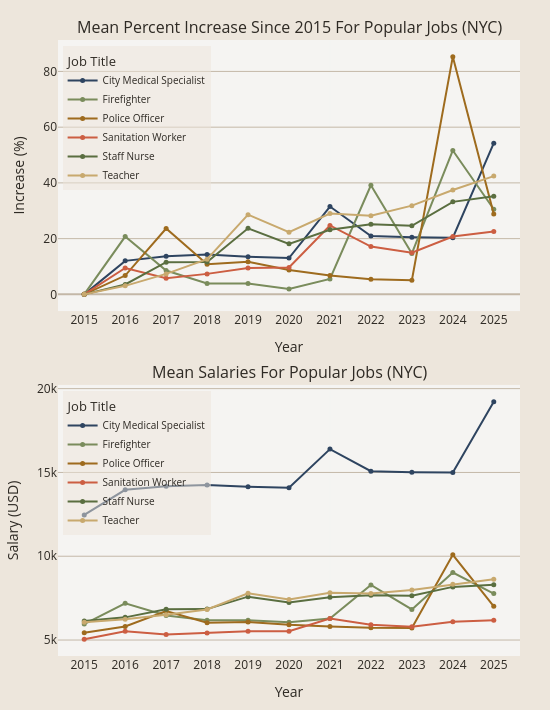

Here is the notebook cell this chart was saved with:
### Code cell
focus_jobs = ['City Medical Specialist', 'Firefighter', 'Police Officer', 'Sanitation Worker', 'Staff Nurse', 'Teacher']

fig = make_subplots(rows=2, cols=1, vertical_spacing=0.12,
                    subplot_titles=('Mean Percent Increase Since 2015 For Popular Jobs (NYC)', 
                                    'Mean Salaries For Popular Jobs (NYC)',))

for i, job in enumerate(focus_jobs):
    fig.append_trace(go.Scatter(x=focus_jobs_df[focus_jobs_df["Job Title"] == job]['Year'], 
                                y=focus_jobs_df[focus_jobs_df["Job Title"] == job]['Percent Increase'],
                mode='lines+markers',
                name=job,
                legendgroup="pct increase",
                legendgrouptitle_text="Job Title",
                marker=dict(color=earth_tone_colors[i], size=5), 
                line=dict(color=earth_tone_colors[i], width=2),
                ), row=1, col=1)

    fig.append_trace(go.Scatter(x=focus_jobs_df[focus_jobs_df["Job Title"] == job]['Year'], 
                                y=focus_jobs_df[focus_jobs_df["Job Title"] == job]['Average Salary'],
                mode='lines+markers',
                name=job,
                legendgroup="salary",
                legendgrouptitle_text="Job Title",
                legend='legend2',
                marker=dict(color=earth_tone_colors[i], size=5), 
                line=dict(color=earth_tone_colors[i], width=2),
                ), row=2, col=1)

fig.update_xaxes(tickmode = 'array', tickvals = np.linspace(2015, 2026, 12), gridcolor='#f5f4f2', title_text="Year")
fig.update_yaxes(gridcolor='#c4b8a8', zerolinecolor='#c4b8a8')
fig.update_yaxes(title_text='Increase (%)', row=1, col=1)
fig.update_yaxes(title_text='Salary (USD)', row=2, col=1)
fig.update_layout(width=550, height=710, margin=dict(t=40, b=50, l=50, r=30),
                  hovermode="x unified",
                  paper_bgcolor='#ede6dc',
                  plot_bgcolor='#f5f4f2',
                  font_color='#2e2a24',
                  legend=dict(groupclick="toggleitem", 
                              font=dict(size=10),
                              yanchor="top",
                              y=0.99,
                              xanchor="left",
                              x=0.01,
                              bgcolor='rgba(237, 230, 220, 0.5)'),
                  legend2=dict(groupclick="toggleitem", 
                               font=dict(size=10),
                            #    y=0.19
                               yanchor="top",
                               y=0.43,
                               xanchor="left",
                               x=0.01,
                               bgcolor='rgba(237, 230, 220, 0.5)'),
                  )

fig.write_html("visualizations/pop_jobs_salaries_and_increase.html")
fig.show()

### Figure 1 — Plotly figure (JSON) as saved in the notebook; plotly's stock layout.template omitted (floating-point values rounded to 4 significant figures)
{"data": [{"legendgroup": "pct increase", "legendgrouptitle": {"text": "Job Title"}, "line": {"color": "#2e4460", "width": 2}, "marker": {"color": "#2e4460", "size": 5}, "mode": "lines+markers", "name": "City Medical Specialist", "type": "scatter", "x": [2015, 2016, 2017, 2018, 2019, 2020, 2021, 2022, 2023, 2024, 2025], "xaxis": "x", "y": [0.0, 12.02, 13.68, 14.3, 13.52, 13.02, 31.51, 20.95, 20.49, 20.32, 54.24], "yaxis": "y"}, {"legend": "legend2", "legendgroup": "salary", "legendgrouptitle": {"text": "Job Title"}, "line": {"color": "#2e4460", "width": 2}, "marker": {"color": "#2e4460", "size": 5}, "mode": "lines+markers", "name": "City Medical Specialist", "type": "scatter", "x": [2015, 2016, 2017, 2018, 2019, 2020, 2021, 2022, 2023, 2024, 2025], "xaxis": "x2", "y": [12460.0, 13960.0, 14170.0, 14250.0, 14150.0, 14090.0, 16390.0, 15070.0, 15020.0, 15000.0, 19220.0], "yaxis": "y2"}, {"legendgroup": "pct increase", "legendgrouptitle": {"text": "Job Title"}, "line": {"color": "#7a8c5c", "width": 2}, "marker": {"color": "#7a8c5c", "size": 5}, "mode": "lines+markers", "name": "Firefighter", "type": "scatter", "x": [2015, 2016, 2017, 2018, 2019, 2020, 2021, 2022, 2023, 2024, 2025], "xaxis": "x", "y": [0.0, 20.74, 8.56, 3.92, 3.87, 1.9, 5.55, 39.16, 14.67, 51.63, 30.54], "yaxis": "y"}, {"legend": "legend2", "legendgroup": "salary", "legendgrouptitle": {"text": "Job Title"}, "line": {"color": "#7a8c5c", "width": 2}, "marker": {"color": "#7a8c5c", "size": 5}, "mode": "lines+markers", "name": "Firefighter", "type": "scatter", "x": [2015, 2016, 2017, 2018, 2019, 2020, 2021, 2022, 2023, 2024, 2025], "xaxis": "x2", "y": [5954.0, 7188.0, 6463.0, 6187.0, 6184.0, 6066.0, 6284.0, 8285.0, 6827.0, 9027.0, 7772.0], "yaxis": "y2"}, {"legendgroup": "pct increase", "legendgrouptitle": {"text": "Job Title"}, "line": {"color": "#9e6b1e", "width": 2}, "marker": {"color": "#9e6b1e", "size": 5}, "mode": "lines+markers", "name": "Police Officer", "type": "scatter", "x": [2015, 2016, 2017, 2018, 2019, 2020, 2021, 2022, 2023, 2024, 2025], "xaxis": "x", "y": [0.0, 6.75, 23.63, 10.84, 11.73, 8.75, 6.8, 5.39, 5.05, 85.29, 28.88], "yaxis": "y"}, {"legend": "legend2", "legendgroup": "salary", "legendgrouptitle": {"text": "Job Title"}, "line": {"color": "#9e6b1e", "width": 2}, "marker": {"color": "#9e6b1e", "size": 5}, "mode": "lines+markers", "name": "Police Officer", "type": "scatter", "x": [2015, 2016, 2017, 2018, 2019, 2020, 2021, 2022, 2023, 2024, 2025], "xaxis": "x2", "y": [5441.0, 5809.0, 6727.0, 6031.0, 6079.0, 5917.0, 5811.0, 5734.0, 5716.0, 10080.0, 7012.0], "yaxis": "y2"}, {"legendgroup": "pct increase", "legendgrouptitle": {"text": "Job Title"}, "line": {"color": "#cc5e42", "width": 2}, "marker": {"color": "#cc5e42", "size": 5}, "mode": "lines+markers", "name": "Sanitation Worker", "type": "scatter", "x": [2015, 2016, 2017, 2018, 2019, 2020, 2021, 2022, 2023, 2024, 2025], "xaxis": "x", "y": [0.0, 9.46, 5.8, 7.35, 9.44, 9.68, 24.73, 17.16, 14.94, 20.74, 22.58], "yaxis": "y"}, {"legend": "legend2", "legendgroup": "salary", "legendgrouptitle": {"text": "Job Title"}, "line": {"color": "#cc5e42", "width": 2}, "marker": {"color": "#cc5e42", "size": 5}, "mode": "lines+markers", "name": "Sanitation Worker", "type": "scatter", "x": [2015, 2016, 2017, 2018, 2019, 2020, 2021, 2022, 2023, 2024, 2025], "xaxis": "x2", "y": [5042.0, 5519.0, 5334.0, 5413.0, 5518.0, 5530.0, 6289.0, 5907.0, 5796.0, 6088.0, 6181.0], "yaxis": "y2"}, {"legendgroup": "pct increase", "legendgrouptitle": {"text": "Job Title"}, "line": {"color": "#5a6e40", "width": 2}, "marker": {"color": "#5a6e40", "size": 5}, "mode": "lines+markers", "name": "Staff Nurse", "type": "scatter", "x": [2015, 2016, 2017, 2018, 2019, 2020, 2021, 2022, 2023, 2024, 2025], "xaxis": "x", "y": [0.0, 3.54, 11.54, 11.59, 23.69, 18.13, 23.15, 25.14, 24.61, 33.2, 35.22], "yaxis": "y"}, {"legend": "legend2", "legendgroup": "salary", "legendgrouptitle": {"text": "Job Title"}, "line": {"color": "#5a6e40", "width": 2}, "marker": {"color": "#5a6e40", "size": 5}, "mode": "lines+markers", "name": "Staff Nurse", "type": "scatter", "x": [2015, 2016, 2017, 2018, 2019, 2020, 2021, 2022, 2023, 2024, 2025], "xaxis": "x2", "y": [6135.0, 6352.0, 6842.0, 6846.0, 7588.0, 7247.0, 7555.0, 7677.0, 7644.0, 8171.0, 8295.0], "yaxis": "y2"}, {"legendgroup": "pct increase", "legendgrouptitle": {"text": "Job Title"}, "line": {"color": "#c8a96e", "width": 2}, "marker": {"color": "#c8a96e", "size": 5}, "mode": "lines+markers", "name": "Teacher", "type": "scatter", "x": [2015, 2016, 2017, 2018, 2019, 2020, 2021, 2022, 2023, 2024, 2025], "xaxis": "x", "y": [0.0, 3.06, 7.34, 12.62, 28.59, 22.33, 29.0, 28.23, 31.83, 37.45, 42.44], "yaxis": "y"}, {"legend": "legend2", "legendgroup": "salary", "legendgrouptitle": {"text": "Job Title"}, "line": {"color": "#c8a96e", "width": 2}, "marker": {"color": "#c8a96e", "size": 5}, "mode": "lines+markers", "name": "Teacher", "type": "scatter", "x": [2015, 2016, 2017, 2018, 2019, 2020, 2021, 2022, 2023, 2024, 2025], "xaxis": "x2", "y": [6060.0, 6246.0, 6505.0, 6825.0, 7793.0, 7413.0, 7817.0, 7770.0, 7989.0, 8329.0, 8632.0], "yaxis": "y2"}], "layout": {"annotations": [{"font": {"size": 16}, "showarrow": false, "text": "Mean Percent Increase Since 2015 For Popular Jobs (NYC)", "x": 0.5, "xanchor": "center", "xref": "paper", "y": 1, "yanchor": "bottom", "yref": "paper"}, {"font": {"size": 16}, "showarrow": false, "text": "Mean Salaries For Popular Jobs (NYC)", "x": 0.5, "xanchor": "center", "xref": "paper", "y": 0.44, "yanchor": "bottom", "yref": "paper"}], "font": {"color": "#2e2a24"}, "height": 710, "hovermode": "x unified", "legend": {"bgcolor": "rgba(237, 230, 220, 0.5)", "font": {"size": 10}, "groupclick": "toggleitem", "x": 0.01, "xanchor": "left", "y": 0.99, "yanchor": "top"}, "legend2": {"bgcolor": "rgba(237, 230, 220, 0.5)", "font": {"size": 10}, "groupclick": "toggleitem", "x": 0.01, "xanchor": "left", "y": 0.43, "yanchor": "top"}, "margin": {"b": 50, "l": 50, "r": 30, "t": 40}, "paper_bgcolor": "#ede6dc", "plot_bgcolor": "#f5f4f2", "width": 550, "xaxis": {"anchor": "y", "domain": [0, 1], "gridcolor": "#f5f4f2", "tickmode": "array", "tickvals": [2015.0, 2016.0, 2017.0, 2018.0, 2019.0, 2020.0, 2021.0, 2022.0, 2023.0, 2024.0, 2025.0, 2026.0], "title": {"text": "Year"}}, "xaxis2": {"anchor": "y2", "domain": [0, 1], "gridcolor": "#f5f4f2", "tickmode": "array", "tickvals": [2015.0, 2016.0, 2017.0, 2018.0, 2019.0, 2020.0, 2021.0, 2022.0, 2023.0, 2024.0, 2025.0, 2026.0], "title": {"text": "Year"}}, "yaxis": {"anchor": "x", "domain": [0.56, 1], "gridcolor": "#c4b8a8", "title": {"text": "Increase (%)"}, "zerolinecolor": "#c4b8a8"}, "yaxis2": {"anchor": "x2", "domain": [0, 0.44], "gridcolor": "#c4b8a8", "title": {"text": "Salary (USD)"}, "zerolinecolor": "#c4b8a8"}}}
